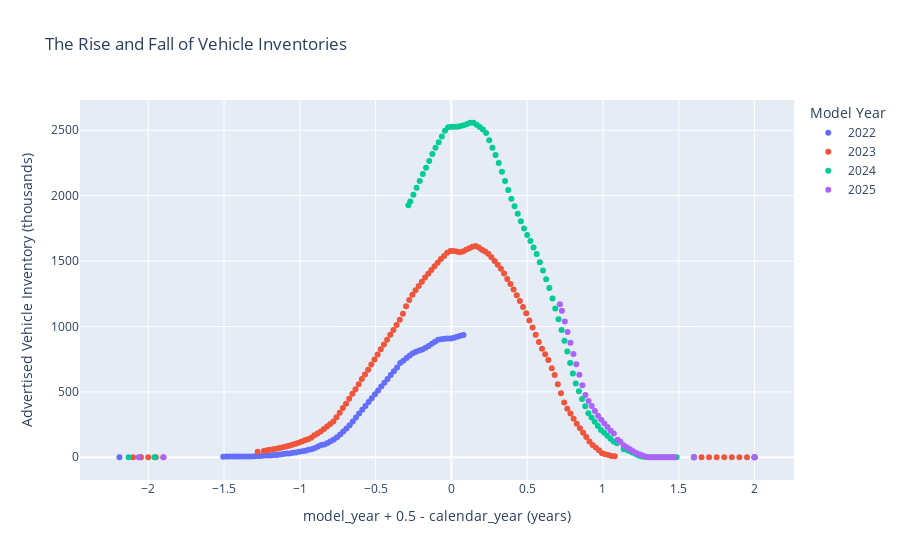

Notebook code cell kept with this figure:
### Markdown cell above
Except for some fluctations in year-to-year amplitudes, the pattern of inventory rise and fall for different model years appears remarkably consistent.  Inventories for each model year peak around July of the same calendar year.

### Code cell
px.scatter(
    x=mixed_years.select("yr_diff").collect().to_series(),
    y=mixed_years.select("advertised_inventory").collect().to_series(),
    color=mixed_years.select(pl.col("model_year").cast(pl.Utf8)).collect().to_series(),
    title="The Rise and Fall of Vehicle Inventories",
    labels={
        "x": "model_year + 0.5 - calendar_year (years)",
        "y": "Advertised Vehicle Inventory (thousands)",
        "color": "Model Year"
    }
)
